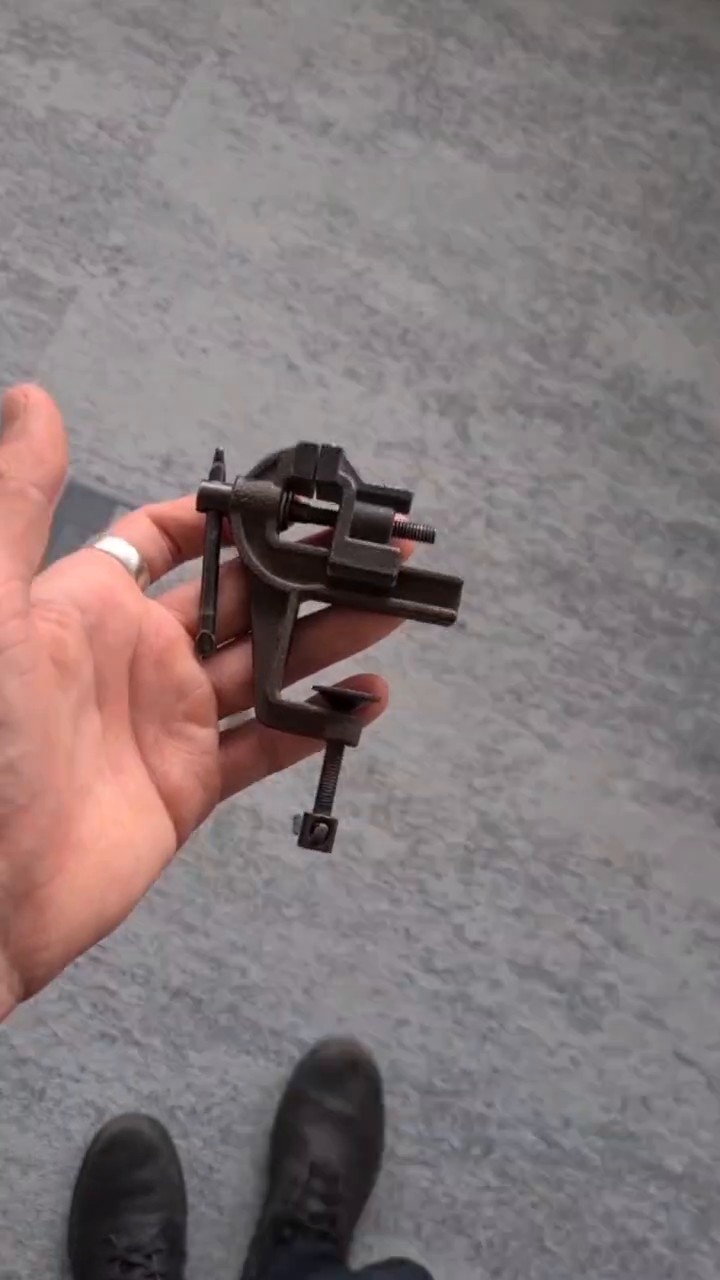
#> input picture frame 3 of Task_5_camera/vid.mp4, 720 x 1280 px, given in place of fingers.mov, which was not available
$ jupyter execute 'Task3_Finger counting.ipynb'   (older library calls are emulated)   (text cells are left out)
#> lines starting #> are read from the running program, lines starting #| are printed output that depends on the picture; after the words box and inside, x2 and y2 are one past the last pixel; in counts of white or black regions, pixels touching at a corner belong together; pictures that were not available may be replaced by others from this repository, and a replacement may not be noted
[cell 1]
import cv2
import numpy as np

#1. Base class for video frame processing
class FrameProcessor:
    def processing_loop(self, source, lth, hth, max_frame_num=-1, alternative_source=""):
        results = []
        frame_count = 0

        # Process each frame
        while True:
            retval, frame = source.read()
            if not retval:
                if alternative_source:
                    source = cv2.VideoCapture(alternative_source)  # Try loading alternative source
                    continue
                break

            result = self.process_frame(frame, lth, hth)
            results.append(result)

            frame_count += 1
            if 0 < max_frame_num <= frame_count:  # Stop if frame limit is reached
                break

            if cv2.waitKey(30) & 0xFF == ord('q'):
                break

        return results

    def process_frame(self, frame, lth, hth):
        return 0  # Base method to process a frame - do nothing


#2. Class for real-time HSV color filter tuning
class ColorFilterTuning(FrameProcessor):
    def __init__(self):
        super().__init__()
        cv2.namedWindow("color_filter_parameters")

        cv2.createTrackbar('H low', 'color_filter_parameters', 0, 255, lambda x: None)
        cv2.createTrackbar('S low', 'color_filter_parameters', 0, 255, lambda x: None)
        cv2.createTrackbar('V low', 'color_filter_parameters', 0, 255, lambda x: None)
        cv2.createTrackbar('H high', 'color_filter_parameters', 255, 255, lambda x: None)
        cv2.createTrackbar('S high', 'color_filter_parameters', 255, 255, lambda x: None)
        cv2.createTrackbar('V high', 'color_filter_parameters', 255, 255, lambda x: None)

    def process_frame(self, frame, lth, hth):
        """
        Applies color filtering using dynamically adjusted HSV thresholds.
        """

        hsv = cv2.cvtColor(frame, cv2.COLOR_BGR2HSV)

        # Get HSV values from trackbars
        lth = (cv2.getTrackbarPos('H low', 'color_filter_parameters'),
               cv2.getTrackbarPos('S low', 'color_filter_parameters'),
               cv2.getTrackbarPos('V low', 'color_filter_parameters'))
        hth = (cv2.getTrackbarPos('H high', 'color_filter_parameters'),
               cv2.getTrackbarPos('S high', 'color_filter_parameters'),
               cv2.getTrackbarPos('V high', 'color_filter_parameters'))

        mask = cv2.inRange(hsv, lth, hth)  # Create binary mask based on HSV range
        cv2.imshow("Frame", frame)
        cv2.imshow("Mask", mask)

        return lth, hth   # Return the tuned HSV values


#3. Class for counting fingers in a frame
class FingersCounter(FrameProcessor):
    """
    Detects and counts fingers based on convexity defects in the hand contour.
    """

    def process_frame(self, frame, lth, hth):
        """
        Identifies and counts the number of fingers in the frame.
        """

        hsv = cv2.cvtColor(frame, cv2.COLOR_BGR2HSV)
        mask = cv2.inRange(hsv, lth, hth)

        mask = cv2.morphologyEx(mask, cv2.MORPH_CLOSE, np.ones((5, 5), np.uint8))

        # Filter to keep only the largest connected component (presumably the hand)
        mask = self.filter_cc(mask, area_th = -1)

        # Fill any remaining small holes inside the detected hand region
        mask = self.fill_holes(mask)

        # Find external contours
        contours, _ = cv2.findContours(mask, cv2.RETR_EXTERNAL, cv2.CHAIN_APPROX_SIMPLE)

        if len(contours) == 0:
            return 0 # no contours are found, no fingers detected

        contour = max(contours, key=cv2.contourArea) # Find the largest contour

        if len(contour) < 3:
            return 0 # the contour is too small (<3 points), ignore it

        # Find the convex hull (outer shape) of the contour
        hull = cv2.convexHull(contour, returnPoints=False)

        if len(hull) < 4:
            return 0 # the convex hull < 4 points, ignore it

        # Sort the convex hull points for consistent processing
        hull = np.sort(hull, axis=0)
        # Find convexity defects
        defects = cv2.convexityDefects(contour, hull)

        if defects is None:
            return 0

        fingers_count = 0

        # Loop through each defect (each valley between fingers)
        for i in range(defects.shape[0]):
            s, e, f, d = defects[i, 0]
            start = tuple(contour[s][0])  # Start point(finger tip)
            end = tuple(contour[e][0])    # End point(another finger tip)
            far = tuple(contour[f][0])    # Deepest point (valley between fingers)

            # Calculate lengths of the triangle sides (finger geometry)
            a = np.linalg.norm(np.array(start) - np.array(far))
            b = np.linalg.norm(np.array(end) - np.array(far))
            c = np.linalg.norm(np.array(start) - np.array(end))

            # calculate the angle at the valley
            angle = np.arccos((a**2 + b**2 - c**2) / (2*a*b))

            if angle < np.pi / 2 and d > 20:   # Threshold for valid defects
                fingers_count += 1

        if fingers_count > 0:
            fingers_count += 1  # If the angle is small enough (less than 90 degrees) and the depth is significant (d > 20),

        cv2.imshow("Frame", frame)
        cv2.imshow("Mask", mask)

        return fingers_count

    # Filter to keep only the largest connected component (presumably the hand)
    def filter_cc(self, mask, area_th = -1):
        connectivity = 4
        output = cv2.connectedComponentsWithStats(mask, connectivity, cv2.CV_32S)
        num_labels = output[0]
        labels = output[1]
        stats = output[2]

        if (num_labels < 1):
            return mask

        if (area_th == -1):
            max_area = 1
            max_label = 1

            for i in range(1, num_labels):
                area = stats[i, cv2.CC_STAT_AREA]

                if (area > max_area):
                    max_area = area
                    max_label = i

            for i in range(1, len(stats)):
                if (i != max_label):
                    mask[np.where(labels == i)] = 0

        else:
            for i in range(len(stats)):
                area = stats[i, cv2.CC_STAT_AREA]
                if (area < area_th):
                    mask[np.where(labels == i)] = 0

        return mask

    # Fill any remaining small holes inside the detected hand region
    def fill_holes (self, img):
        (h, w) = img.shape

        before_area = img.sum ()

        img_enlarged = np.zeros ((h + 2, w + 2), np.uint8)
        img_enlarged [1:h+1, 1:w+1] = img

        img_enl_not = cv2.bitwise_not (img_enlarged)
        th, im_th = cv2.threshold (img_enl_not, 220, 255, cv2.THRESH_BINARY_INV);

        im_floodfill = im_th.copy()

        h, w = im_th.shape[:2]
        mask = np.zeros((h+2, w+2), np.uint8)

        cv2.floodFill(im_floodfill, mask, (0,0), 255);
        im_floodfill_inv = cv2.bitwise_not(im_floodfill)
        im_out = im_th | im_floodfill_inv

        result = im_out [1:h-1, 1:w-1]

        return result

# Step 1: Tune color filter for skin detection
video_file = "fingers.mov"
cam = cv2.VideoCapture(video_file)
tuner = ColorFilterTuning()
lth, hth = tuner.processing_loop(cam, None, None, alternative_source=video_file)[-1]
#> in processing_loop, frame is the input picture: shape (1280, 720, 3); mean B, G, R 122.1, 120.5, 132.3
#> in processing_loop, `result = self.process_frame(frame, lth, hth)`: result = ((0, 0, 0), (255, 255, 255))
#> (key q is pressed here)
#> lth = (0, 0, 0); hth = (255, 255, 255)
print("Color filter parameters:", lth, hth)
#| Color filter parameters: (0, 0, 0) (255, 255, 255)

# Step 2: Count fingers using the tuned filter
cam = cv2.VideoCapture(video_file)
finger_counter = FingersCounter()
fingers_count_list = finger_counter.processing_loop(cam, lth, hth)
#> in filter_cc, `num_labels = output[0]`: num_labels = 2
#> in filter_cc, `stats = output[2]`: stats = [[-1, 2147483647, 0, 0, 0], [0, 0, 720, 1280, 921600]]
#> the loop in filter_cc, `for i in range(1, num_labels):` made 1 pass
#> (area, max_area) on pass 1: (921600, 921600)
#> after the loop in filter_cc, `for i in range(1, num_labels):`: max_area = 921600; max_label = 1
#> the loop in filter_cc, `for i in range(1, len(stats)):` made 1 pass
#> in fill_holes, `before_area = img.sum ()`: before_area = 235008000
#> in fill_holes, `img_enlarged [1:h+1, 1:w+1] = img`:
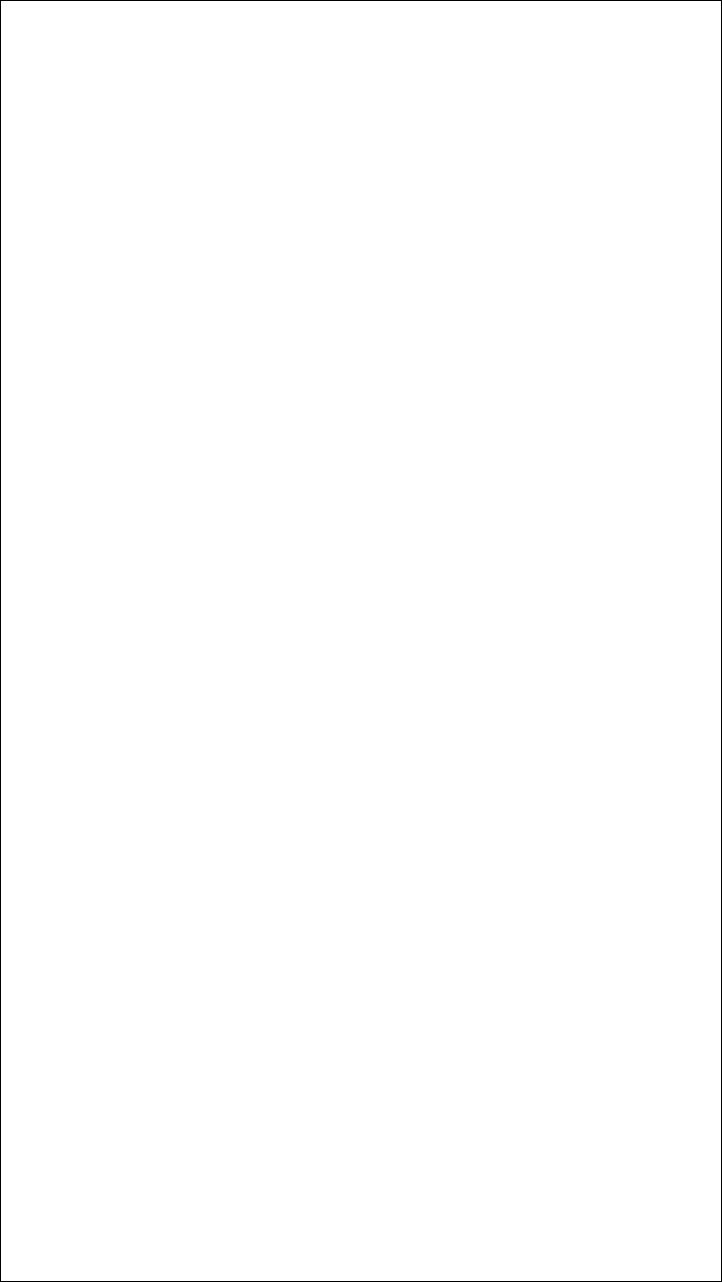
#> img_enlarged: shape (1282, 722); 99.6% white; black in thin lines or dots
#> in process_frame, `contours, _ = cv2.findContours(mask, cv2.RETR_EXTERNAL, cv2.CHAIN_APPR..`: contours = [[[0, 0], [0, 1279], [719, 1279], [719, 0]]]
#> in process_frame, `contour = max(contours, key=cv2.contourArea)`: contour = [[0, 0], [0, 1279], [719, 1279], [719, 0]]
#> in process_frame, `hull = cv2.convexHull(contour, returnPoints=False)`: hull = [3, 2, 1, 0]
#> in process_frame, `hull = np.sort(hull, axis=0)`: hull = [0, 1, 2, 3]
#> (key Esc is pressed here)
#> fingers_count_list = [0, 0, 0, 0]

# Step 3: Compare results with reference values and calculate accuracy
reference_fingers_num = [
    5, 5, 1, 0, 0, 5, 5, 5, 0, 0, 0, 5, 5, 5, 5, 4, 3, 3,
    3, 3, 3, 3, 1, 1, 2, 2, 2, 2, 2, 1, 1, 1, 1, 1, 2, 2,
    2, 2, 2, 2, 3, 4, 4, 4, 4, 4, 4, 5, 5, 5, 5, 5, 5, 5,
    2, 2, 2, 2, 2, 1, 1, 1, 1, 2, 2, 2, 2, 2, 2, 2, 2, 2,
    2, 2, 1, 2, 2, 2, 1, 2, 2, 2, 1, 2, 1, 1, 1, 1, 1, 1,
    3, 4, 0, 0, 0, 1
]
corr_num = sum(1 for ref, actual in zip(reference_fingers_num, fingers_count_list) if ref == actual)
#> corr_num = 1
accuracy = corr_num / len(reference_fingers_num)
#> accuracy = 0.0104
grade = min(accuracy * 2, 1) * 100
#> grade = 2.08

print(f"Your grade is: {int(grade)} out of 100")
#| Your grade is: 2 out of 100
print(f"Correct frames: {corr_num} out of {len(reference_fingers_num)}")
#| Correct frames: 1 out of 96

cam.release()
cv2.destroyAllWindows()

[cell 2]
import cv2
import numpy as np

cv2.namedWindow("frame")
cv2.createTrackbar("HueShift", "frame", 0, 255, lambda x: None)

cap = cv2.VideoCapture(0)

# Read the first frame - the initial background
ret, background = cap.read()

# Apply Gaussian blur to the background to smooth out noise and small movements
background = cv2.GaussianBlur(background, (21, 21), 0)

def shift_hue(frame, hue_shift):

    hsv = cv2.cvtColor(frame, cv2.COLOR_BGR2HSV)

    # Shift the Hue channel by the specified amount
    hsv[:, :, 0] = (hsv[:, :, 0] + hue_shift) % 180

    return cv2.cvtColor(hsv, cv2.COLOR_HSV2BGR)

while True:
    ret, frame = cap.read()
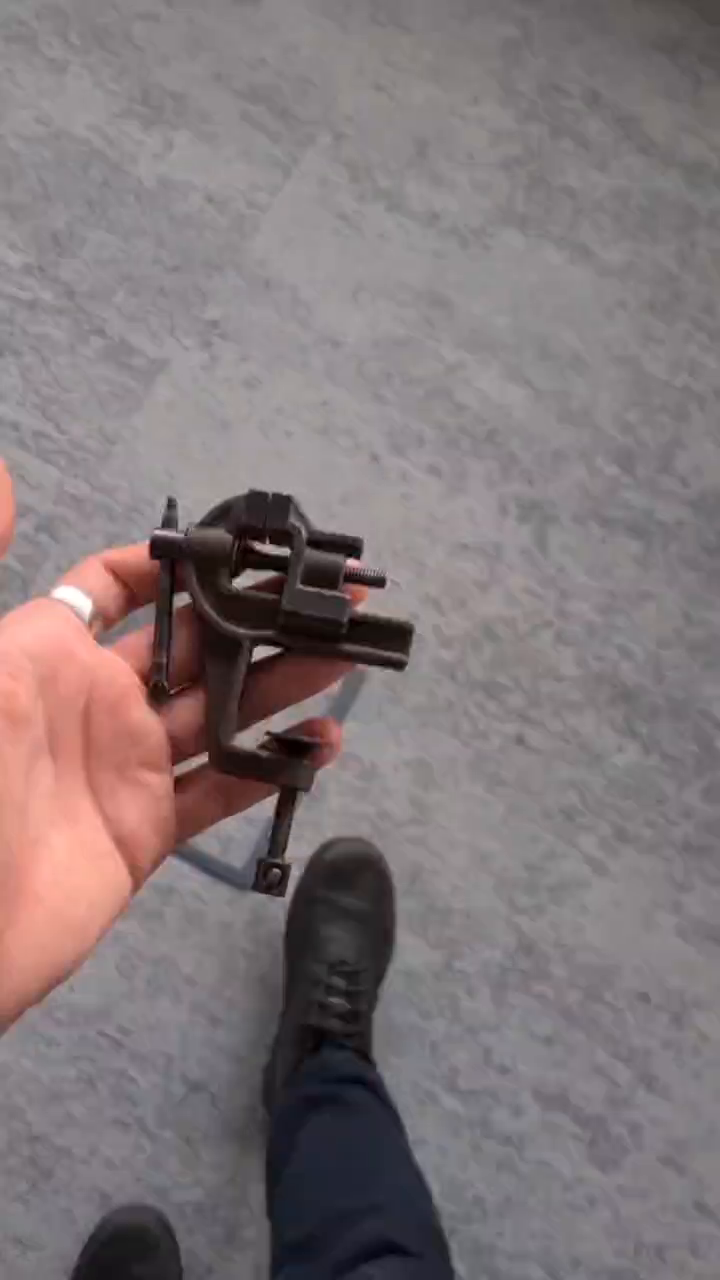
#> input picture frame 4 of Task_5_camera/vid.mp4, 720 x 1280 px, given in place of the camera
#> frame is the input picture: shape (1280, 720, 3); mean B, G, R 121.4, 119.4, 130
    if not ret:
        break

    # Read current hue shift value from the trackbar
    hue_shift = cv2.getTrackbarPos("HueShift", "frame")
    blurred_frame = cv2.GaussianBlur(frame, (21, 21), 0)

    # Compute the absolute difference between background and current frame
    diff = cv2.absdiff(background, blurred_frame)

    gray_diff = cv2.cvtColor(diff, cv2.COLOR_BGR2GRAY)

    # Threshold the grayscale difference — only large differences are kept (moving objects)
    _, mask = cv2.threshold(gray_diff, 10, 255, cv2.THRESH_BINARY)
#> mask: shape (1280, 720); 42.7% white; 458 white regions (135 under 20 px), largest, box (x1, y1, x2, y2) and area: (0, 379, 720, 1280) 246093, (438, 233, 676, 466) 17283, (41, 1111, 192, 1280) 15274
    mask = cv2.dilate(mask, None, iterations=2)
#> mask: shape (1280, 720); 53.4% white; 94 black regions (40 under 20 px), largest, box (x1, y1, x2, y2) and area: (0, 0, 720, 607) 239427, (327, 588, 720, 1280) 130425, (0, 863, 281, 1280) 29189

    # Shift the colors of the whole frame using the chosen hue shift
    recolored_frame = shift_hue(frame, hue_shift)

    # Extract just the "person" part (where mask == 255) from the recolored frame
    person = cv2.bitwise_and(recolored_frame, recolored_frame, mask=mask)
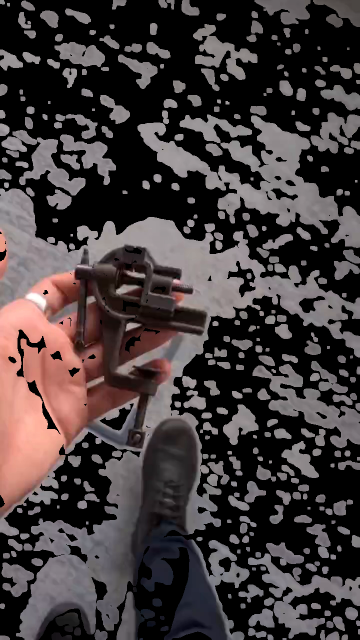
#> person: shape (1280, 720, 3) (shown at 1/2 size); mean B, G, R 60.1, 59.5, 67.7

    # Extract the background (where mask == 0) from the original frame
    background_part = cv2.bitwise_and(frame, frame, mask=cv2.bitwise_not(mask))
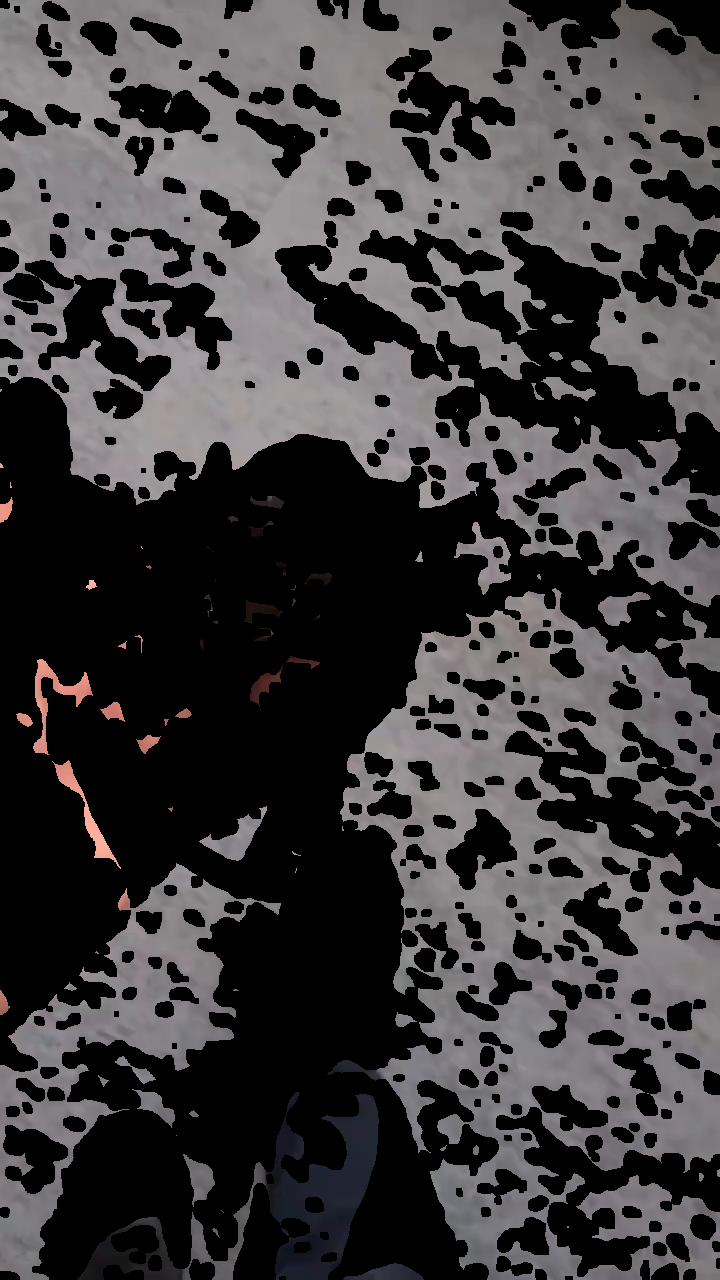
#> background_part: shape (1280, 720, 3); mean B, G, R 61.1, 59.7, 62.2

    # Combine the person (with shifted colors) and the background (normal colors)
    result = cv2.add(person, background_part)

    cv2.imshow("frame", result)

    alpha = 0.9
    background = cv2.addWeighted(background, alpha, blurred_frame, 1 - alpha, 0)

    if cv2.waitKey(30) & 0xFF == ord('q'):
#> (key q is pressed here)
        break

cap.release()
cv2.destroyAllWindows()
